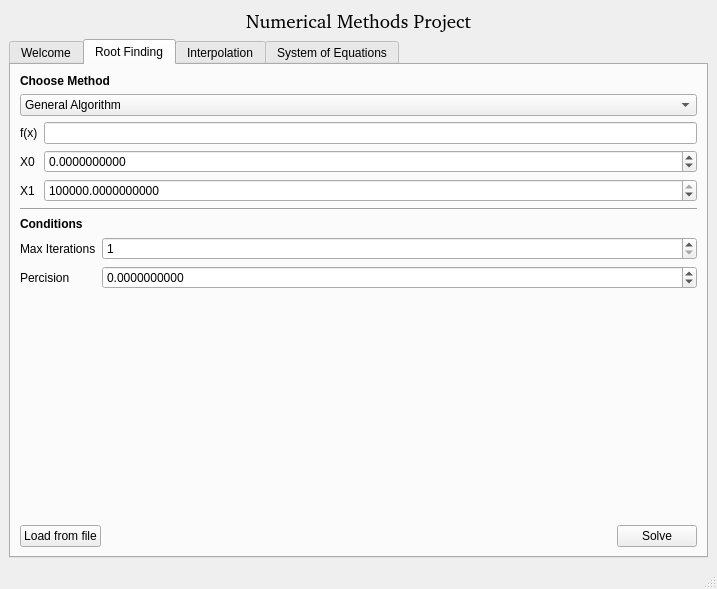
<?xml version="1.0" encoding="UTF-8"?>
<ui version="4.0">
 <class>MainWindow</class>
 <widget class="QMainWindow" name="MainWindow">
  <property name="geometry">
   <rect>
    <x>0</x>
    <y>0</y>
    <width>717</width>
    <height>589</height>
   </rect>
  </property>
  <property name="windowTitle">
   <string>MainWindow</string>
  </property>
  <widget class="QWidget" name="centralwidget">
   <layout class="QVBoxLayout" name="verticalLayout_10">
    <item>
     <widget class="QLabel" name="label_26">
      <property name="font">
       <font>
        <family>Roboto [GOOG]</family>
        <pointsize>14</pointsize>
        <weight>50</weight>
        <bold>false</bold>
       </font>
      </property>
      <property name="text">
       <string>Numerical Methods Project</string>
      </property>
      <property name="alignment">
       <set>Qt::AlignCenter</set>
      </property>
     </widget>
    </item>
    <item>
     <widget class="QTabWidget" name="tabWidget">
      <property name="sizePolicy">
       <sizepolicy hsizetype="Expanding" vsizetype="Expanding">
        <horstretch>0</horstretch>
        <verstretch>0</verstretch>
       </sizepolicy>
      </property>
      <property name="toolTip">
       <string>&lt;html&gt;&lt;head/&gt;&lt;body&gt;&lt;p&gt;Solves a system of equations using Gauss Jordan method.&lt;/p&gt;&lt;/body&gt;&lt;/html&gt;</string>
      </property>
      <property name="whatsThis">
       <string>&lt;html&gt;&lt;head/&gt;&lt;body&gt;&lt;p&gt;Solves a system of equations using Gauss Jordan method.&lt;/p&gt;&lt;/body&gt;&lt;/html&gt;</string>
      </property>
      <property name="currentIndex">
       <number>1</number>
      </property>
      <widget class="QWidget" name="tab_0">
       <property name="accessibleName">
        <string/>
       </property>
       <attribute name="title">
        <string>Welcome</string>
       </attribute>
       <layout class="QVBoxLayout" name="verticalLayout_16">
        <item>
         <widget class="QTextBrowser" name="textBrowser">
          <property name="html">
           <string>&lt;!DOCTYPE HTML PUBLIC &quot;-//W3C//DTD HTML 4.0//EN&quot; &quot;http://www.w3.org/TR/REC-html40/strict.dtd&quot;&gt;
&lt;html&gt;&lt;head&gt;&lt;meta name=&quot;qrichtext&quot; content=&quot;1&quot; /&gt;&lt;style type=&quot;text/css&quot;&gt;
p, li { white-space: pre-wrap; }
&lt;/style&gt;&lt;/head&gt;&lt;body style=&quot; font-family:'Sans Serif'; font-size:9pt; font-weight:400; font-style:normal;&quot;&gt;
&lt;p align=&quot;center&quot; style=&quot; margin-top:0px; margin-bottom:0px; margin-left:0px; margin-right:0px; -qt-block-indent:0; text-indent:0px;&quot;&gt;much numbers&lt;/p&gt;
&lt;p align=&quot;center&quot; style=&quot; margin-top:0px; margin-bottom:0px; margin-left:0px; margin-right:0px; -qt-block-indent:0; text-indent:0px;&quot;&gt;very accuracy&lt;/p&gt;
&lt;p align=&quot;center&quot; style=&quot; margin-top:0px; margin-bottom:0px; margin-left:0px; margin-right:0px; -qt-block-indent:0; text-indent:0px;&quot;&gt;so error&lt;/p&gt;
&lt;p align=&quot;center&quot; style=&quot;-qt-paragraph-type:empty; margin-top:0px; margin-bottom:0px; margin-left:0px; margin-right:0px; -qt-block-indent:0; text-indent:0px;&quot;&gt;&lt;br /&gt;&lt;/p&gt;&lt;/body&gt;&lt;/html&gt;</string>
          </property>
         </widget>
        </item>
       </layout>
      </widget>
      <widget class="QWidget" name="tab_1">
       <attribute name="title">
        <string>Root Finding</string>
       </attribute>
       <layout class="QVBoxLayout" name="verticalLayout_14">
        <item>
         <widget class="QLabel" name="label_8">
          <property name="sizePolicy">
           <sizepolicy hsizetype="Preferred" vsizetype="Fixed">
            <horstretch>0</horstretch>
            <verstretch>0</verstretch>
           </sizepolicy>
          </property>
          <property name="font">
           <font>
            <weight>75</weight>
            <bold>true</bold>
           </font>
          </property>
          <property name="text">
           <string>Choose Method</string>
          </property>
         </widget>
        </item>
        <item>
         <widget class="QComboBox" name="comboBox_2">
          <property name="currentText">
           <string>General Algorithm</string>
          </property>
          <item>
           <property name="text">
            <string>General Algorithm</string>
           </property>
          </item>
          <item>
           <property name="text">
            <string>Bisection</string>
           </property>
          </item>
          <item>
           <property name="text">
            <string>Regula Falsi</string>
           </property>
          </item>
          <item>
           <property name="text">
            <string>Fixed Point</string>
           </property>
          </item>
          <item>
           <property name="text">
            <string>Newton-Raphson</string>
           </property>
          </item>
          <item>
           <property name="text">
            <string>Secant</string>
           </property>
          </item>
          <item>
           <property name="text">
            <string>Birge Vieta</string>
           </property>
          </item>
         </widget>
        </item>
        <item>
         <layout class="QFormLayout" name="formLayout_4">
          <item row="0" column="0">
           <widget class="QLabel" name="label_19">
            <property name="text">
             <string>f(x)</string>
            </property>
           </widget>
          </item>
          <item row="0" column="1">
           <widget class="QLineEdit" name="lineEdit_10"/>
          </item>
          <item row="1" column="0">
           <widget class="QLabel" name="label_20">
            <property name="text">
             <string>X0</string>
            </property>
           </widget>
          </item>
          <item row="2" column="0">
           <widget class="QLabel" name="label_21">
            <property name="text">
             <string>X1</string>
            </property>
           </widget>
          </item>
          <item row="2" column="1">
           <widget class="QDoubleSpinBox" name="doubleSpinBox">
            <property name="decimals">
             <number>10</number>
            </property>
            <property name="minimum">
             <double>-999999999.999999046325684</double>
            </property>
            <property name="maximum">
             <double>999999999.999999046325684</double>
            </property>
            <property name="value">
             <double>999999999.999999046325684</double>
            </property>
           </widget>
          </item>
          <item row="1" column="1">
           <widget class="QDoubleSpinBox" name="doubleSpinBox_2">
            <property name="decimals">
             <number>10</number>
            </property>
            <property name="minimum">
             <double>-999999999.999999046325684</double>
            </property>
            <property name="maximum">
             <double>999999999.999999046325684</double>
            </property>
           </widget>
          </item>
         </layout>
        </item>
        <item>
         <widget class="Line" name="line">
          <property name="orientation">
           <enum>Qt::Horizontal</enum>
          </property>
         </widget>
        </item>
        <item>
         <widget class="QLabel" name="label_27">
          <property name="sizePolicy">
           <sizepolicy hsizetype="Preferred" vsizetype="Fixed">
            <horstretch>0</horstretch>
            <verstretch>0</verstretch>
           </sizepolicy>
          </property>
          <property name="font">
           <font>
            <weight>75</weight>
            <bold>true</bold>
           </font>
          </property>
          <property name="text">
           <string>Conditions</string>
          </property>
         </widget>
        </item>
        <item>
         <layout class="QFormLayout" name="formLayout_8">
          <item row="0" column="0">
           <widget class="QLabel" name="label_28">
            <property name="text">
             <string>Max Iterations</string>
            </property>
           </widget>
          </item>
          <item row="1" column="0">
           <widget class="QLabel" name="label_29">
            <property name="text">
             <string>Percision</string>
            </property>
           </widget>
          </item>
          <item row="1" column="1">
           <widget class="QDoubleSpinBox" name="doubleSpinBox_3">
            <property name="decimals">
             <number>10</number>
            </property>
            <property name="minimum">
             <double>-999999999.999999046325684</double>
            </property>
            <property name="maximum">
             <double>999999999.999999046325684</double>
            </property>
           </widget>
          </item>
          <item row="0" column="1">
           <widget class="QSpinBox" name="spinBox_2">
            <property name="minimum">
             <number>1</number>
            </property>
            <property name="maximum">
             <number>1000</number>
            </property>
           </widget>
          </item>
         </layout>
        </item>
        <item>
         <spacer name="verticalSpacer_2">
          <property name="orientation">
           <enum>Qt::Vertical</enum>
          </property>
          <property name="sizeHint" stdset="0">
           <size>
            <width>20</width>
            <height>40</height>
           </size>
          </property>
         </spacer>
        </item>
        <item>
         <layout class="QHBoxLayout" name="horizontalLayout_12">
          <item>
           <widget class="QPushButton" name="pushButton_8">
            <property name="text">
             <string>Load from file</string>
            </property>
           </widget>
          </item>
          <item>
           <spacer name="horizontalSpacer">
            <property name="orientation">
             <enum>Qt::Horizontal</enum>
            </property>
            <property name="sizeHint" stdset="0">
             <size>
              <width>40</width>
              <height>20</height>
             </size>
            </property>
           </spacer>
          </item>
          <item>
           <widget class="QPushButton" name="pushButton_5">
            <property name="text">
             <string>Solve</string>
            </property>
           </widget>
          </item>
         </layout>
        </item>
       </layout>
      </widget>
      <widget class="QWidget" name="tab_2">
       <attribute name="title">
        <string>Interpolation</string>
       </attribute>
       <layout class="QVBoxLayout" name="verticalLayout_15">
        <item>
         <widget class="QLabel" name="label_25">
          <property name="font">
           <font>
            <weight>75</weight>
            <bold>true</bold>
           </font>
          </property>
          <property name="text">
           <string>Choose Method</string>
          </property>
         </widget>
        </item>
        <item>
         <widget class="QComboBox" name="comboBox_4">
          <property name="currentText">
           <string>Newton</string>
          </property>
          <item>
           <property name="text">
            <string>Newton</string>
           </property>
          </item>
          <item>
           <property name="text">
            <string>Lagrange</string>
           </property>
          </item>
         </widget>
        </item>
        <item>
         <layout class="QFormLayout" name="formLayout_5">
          <item row="0" column="0">
           <widget class="QLabel" name="label_22">
            <property name="text">
             <string>Polynomial Order</string>
            </property>
           </widget>
          </item>
          <item row="1" column="0">
           <widget class="QLabel" name="label_23">
            <property name="text">
             <string>Sample Points</string>
            </property>
           </widget>
          </item>
          <item row="1" column="1">
           <widget class="QLineEdit" name="lineEdit_14">
            <property name="placeholderText">
             <string>Enter points as comma sepearted tuples: (x1, y1), (x2, y2), (x3, y3)...</string>
            </property>
           </widget>
          </item>
          <item row="2" column="0">
           <widget class="QLabel" name="label_24">
            <property name="text">
             <string>Query Points</string>
            </property>
           </widget>
          </item>
          <item row="2" column="1">
           <widget class="QLineEdit" name="lineEdit_15">
            <property name="placeholderText">
             <string>Enter points as comma sepearted tuples: (x1, y1), (x2, y2), (x3, y3)...</string>
            </property>
           </widget>
          </item>
          <item row="0" column="1">
           <widget class="QSpinBox" name="spinBox"/>
          </item>
         </layout>
        </item>
        <item>
         <spacer name="verticalSpacer">
          <property name="orientation">
           <enum>Qt::Vertical</enum>
          </property>
          <property name="sizeHint" stdset="0">
           <size>
            <width>20</width>
            <height>40</height>
           </size>
          </property>
         </spacer>
        </item>
        <item>
         <layout class="QHBoxLayout" name="horizontalLayout_13">
          <item>
           <widget class="QPushButton" name="pushButton_7">
            <property name="text">
             <string>Load from file</string>
            </property>
           </widget>
          </item>
          <item>
           <spacer name="horizontalSpacer_2">
            <property name="orientation">
             <enum>Qt::Horizontal</enum>
            </property>
            <property name="sizeHint" stdset="0">
             <size>
              <width>40</width>
              <height>20</height>
             </size>
            </property>
           </spacer>
          </item>
          <item>
           <widget class="QPushButton" name="pushButton_6">
            <property name="text">
             <string>Solve</string>
            </property>
           </widget>
          </item>
         </layout>
        </item>
       </layout>
      </widget>
      <widget class="QWidget" name="tab_3">
       <attribute name="title">
        <string>System of Equations</string>
       </attribute>
       <layout class="QVBoxLayout" name="verticalLayout_17">
        <item>
         <layout class="QHBoxLayout" name="horizontalLayout_15">
          <item>
           <widget class="QLabel" name="label_34">
            <property name="font">
             <font>
              <weight>75</weight>
              <bold>true</bold>
             </font>
            </property>
            <property name="text">
             <string>Equations</string>
            </property>
           </widget>
          </item>
          <item>
           <spacer name="horizontalSpacer_4">
            <property name="orientation">
             <enum>Qt::Horizontal</enum>
            </property>
            <property name="sizeHint" stdset="0">
             <size>
              <width>40</width>
              <height>20</height>
             </size>
            </property>
           </spacer>
          </item>
          <item>
           <widget class="QPushButton" name="pushButton_11">
            <property name="toolTip">
             <string>&lt;html&gt;&lt;head/&gt;&lt;body&gt;&lt;p&gt;Add new equation to the system&lt;/p&gt;&lt;/body&gt;&lt;/html&gt;</string>
            </property>
            <property name="text">
             <string>Add</string>
            </property>
           </widget>
          </item>
          <item>
           <widget class="QPushButton" name="pushButton_12">
            <property name="toolTip">
             <string>&lt;html&gt;&lt;head/&gt;&lt;body&gt;&lt;p&gt;Remove last equation from the system&lt;/p&gt;&lt;/body&gt;&lt;/html&gt;</string>
            </property>
            <property name="text">
             <string>Remove</string>
            </property>
           </widget>
          </item>
         </layout>
        </item>
        <item>
         <layout class="QFormLayout" name="formLayout_9">
          <item row="0" column="0">
           <widget class="QLabel" name="label_31">
            <property name="text">
             <string>Equation 1</string>
            </property>
           </widget>
          </item>
          <item row="0" column="1">
           <widget class="QLineEdit" name="lineEdit_11">
            <property name="placeholderText">
             <string>Example: 2a + 5b - 3c = 5</string>
            </property>
           </widget>
          </item>
          <item row="1" column="0">
           <widget class="QLabel" name="label_30">
            <property name="text">
             <string>Equation 2</string>
            </property>
           </widget>
          </item>
          <item row="1" column="1">
           <widget class="QLineEdit" name="lineEdit_12">
            <property name="placeholderText">
             <string>Example: 2a + 5b - 3c = 5</string>
            </property>
           </widget>
          </item>
         </layout>
        </item>
        <item>
         <spacer name="verticalSpacer_3">
          <property name="orientation">
           <enum>Qt::Vertical</enum>
          </property>
          <property name="sizeHint" stdset="0">
           <size>
            <width>20</width>
            <height>40</height>
           </size>
          </property>
         </spacer>
        </item>
        <item>
         <layout class="QHBoxLayout" name="horizontalLayout_14">
          <item>
           <widget class="QPushButton" name="pushButton_9">
            <property name="text">
             <string>Load from file</string>
            </property>
           </widget>
          </item>
          <item>
           <spacer name="horizontalSpacer_3">
            <property name="orientation">
             <enum>Qt::Horizontal</enum>
            </property>
            <property name="sizeHint" stdset="0">
             <size>
              <width>40</width>
              <height>20</height>
             </size>
            </property>
           </spacer>
          </item>
          <item>
           <widget class="QPushButton" name="pushButton_10">
            <property name="text">
             <string>Solve</string>
            </property>
           </widget>
          </item>
         </layout>
        </item>
       </layout>
      </widget>
     </widget>
    </item>
   </layout>
   <zorder>label</zorder>
   <zorder>tabWidget</zorder>
   <zorder>label_26</zorder>
  </widget>
  <widget class="QMenuBar" name="menubar">
   <property name="geometry">
    <rect>
     <x>0</x>
     <y>0</y>
     <width>717</width>
     <height>20</height>
    </rect>
   </property>
  </widget>
  <widget class="QStatusBar" name="statusbar"/>
 </widget>
 <resources/>
 <connections/>
</ui>
